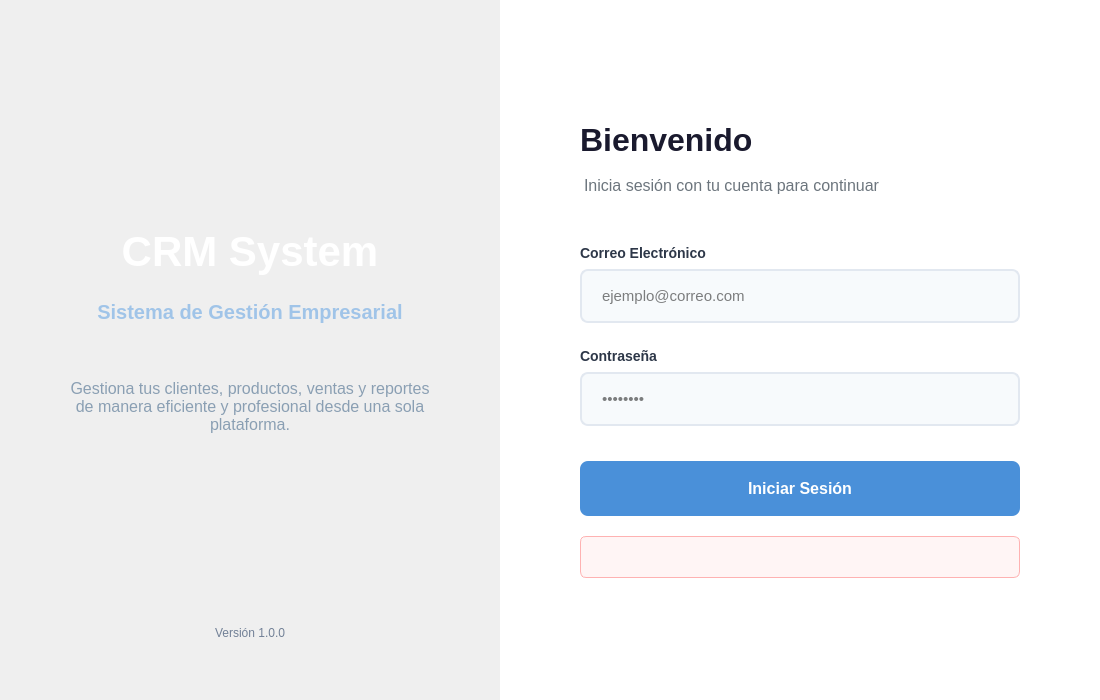
<?xml version="1.0" encoding="UTF-8"?>
<ui version="4.0">
 <class>LoginWindow</class>
 <widget class="QWidget" name="LoginWindow">
  <property name="geometry">
   <rect>
    <x>0</x>
    <y>0</y>
    <width>1100</width>
    <height>700</height>
   </rect>
  </property>
  <property name="minimumSize">
   <size>
    <width>1000</width>
    <height>600</height>
   </size>
  </property>
  <property name="windowTitle">
   <string>CRM - Sistema de Gestion</string>
  </property>
  <property name="styleSheet">
   <string notr="true">/* Estilos globales */
QWidget {
    font-family: &quot;Segoe UI&quot;, Arial, sans-serif;
}

/* Panel izquierdo con branding */
#leftPanel {
    background: qlineargradient(x1:0, y1:0, x2:1, y2:1,
                               stop:0 #1a1a2e, stop:0.5 #16213e, stop:1 #0f3460);
}

#brandTitle {
    font-size: 42px;
    font-weight: bold;
    color: #ffffff;
    padding: 0px;
}

#brandSubtitle {
    font-size: 20px;
    color: #a0c4e8;
    font-weight: 500;
}

#brandDescription {
    font-size: 16px;
    color: #8a9fb3;
    line-height: 1.6;
}

#brandIcon {
    font-size: 120px;
    color: #4a90d9;
}

/* Panel derecho con formulario */
#rightPanel {
    background-color: #ffffff;
}

#welcomeTitle {
    font-size: 32px;
    font-weight: bold;
    color: #1a1a2e;
}

#welcomeSubtitle {
    font-size: 16px;
    color: #6c757d;
    margin-top: 8px;
}

#emailLabel, #passwordLabel {
    font-size: 14px;
    font-weight: 600;
    color: #2d3748;
}

QLineEdit {
    padding: 15px 18px;
    border: 2px solid #e2e8f0;
    border-radius: 8px;
    font-size: 15px;
    background-color: #f7fafc;
}

QLineEdit:focus {
    border: 2px solid #4a90d9;
    background-color: #ffffff;
}

QLineEdit:hover {
    border: 2px solid #cbd5e0;
}

#loginBtn {
    padding: 16px;
    background-color: #4a90d9;
    color: white;
    border: none;
    border-radius: 8px;
    font-size: 16px;
    font-weight: 600;
}

#loginBtn:hover {
    background-color: #3a7bc8;
}

#loginBtn:pressed {
    background-color: #2a6bb8;
}

#loginBtn:disabled {
    background-color: #a0c4e8;
}

#errorLabel {
    color: #e53e3e;
    font-size: 14px;
    background-color: #fff5f5;
    border: 1px solid #feb2b2;
    border-radius: 6px;
    padding: 12px;
}

#hintLabel {
    color: #a0aec0;
    font-size: 13px;
    background-color: #f7fafc;
    border-radius: 6px;
    padding: 10px;
}

#versionLabel {
    color: #718096;
    font-size: 12px;
}</string>
  </property>
  <layout class="QHBoxLayout" name="mainLayout">
   <property name="spacing">
    <number>0</number>
   </property>
   <property name="leftMargin">
    <number>0</number>
   </property>
   <property name="topMargin">
    <number>0</number>
   </property>
   <property name="rightMargin">
    <number>0</number>
   </property>
   <property name="bottomMargin">
    <number>0</number>
   </property>
   <item>
    <widget class="QWidget" name="leftPanel" native="true">
     <property name="minimumSize">
      <size>
       <width>500</width>
       <height>0</height>
      </size>
     </property>
     <layout class="QVBoxLayout" name="leftPanelLayout">
      <property name="spacing">
       <number>25</number>
      </property>
      <property name="leftMargin">
       <number>60</number>
      </property>
      <property name="topMargin">
       <number>60</number>
      </property>
      <property name="rightMargin">
       <number>60</number>
      </property>
      <property name="bottomMargin">
       <number>60</number>
      </property>
      <item>
       <spacer name="leftTopSpacer">
        <property name="orientation">
         <enum>Qt::Vertical</enum>
        </property>
        <property name="sizeHint" stdset="0">
         <size>
          <width>20</width>
          <height>40</height>
         </size>
        </property>
       </spacer>
      </item>
      <item>
       <widget class="QLabel" name="brandTitle">
        <property name="text">
         <string>CRM System</string>
        </property>
        <property name="alignment">
         <set>Qt::AlignCenter</set>
        </property>
       </widget>
      </item>
      <item>
       <widget class="QLabel" name="brandSubtitle">
        <property name="text">
         <string>Sistema de Gestión Empresarial</string>
        </property>
        <property name="alignment">
         <set>Qt::AlignCenter</set>
        </property>
       </widget>
      </item>
      <item>
       <spacer name="brandSpacer">
        <property name="orientation">
         <enum>Qt::Vertical</enum>
        </property>
        <property name="sizeType">
         <enum>QSizePolicy::Fixed</enum>
        </property>
        <property name="sizeHint" stdset="0">
         <size>
          <width>20</width>
          <height>30</height>
         </size>
        </property>
       </spacer>
      </item>
      <item>
       <widget class="QLabel" name="brandDescription">
        <property name="text">
         <string>Gestiona tus clientes, productos, ventas y reportes de manera eficiente y profesional desde una sola plataforma.</string>
        </property>
        <property name="alignment">
         <set>Qt::AlignCenter</set>
        </property>
        <property name="wordWrap">
         <bool>true</bool>
        </property>
       </widget>
      </item>
      <item>
       <spacer name="leftBottomSpacer">
        <property name="orientation">
         <enum>Qt::Vertical</enum>
        </property>
        <property name="sizeHint" stdset="0">
         <size>
          <width>20</width>
          <height>40</height>
         </size>
        </property>
       </spacer>
      </item>
      <item>
       <widget class="QLabel" name="versionLabel">
        <property name="text">
         <string>Versión 1.0.0</string>
        </property>
        <property name="alignment">
         <set>Qt::AlignCenter</set>
        </property>
       </widget>
      </item>
     </layout>
    </widget>
   </item>
   <item>
    <widget class="QWidget" name="rightPanel" native="true">
     <layout class="QVBoxLayout" name="rightPanelLayout">
      <property name="spacing">
       <number>0</number>
      </property>
      <property name="leftMargin">
       <number>80</number>
      </property>
      <property name="topMargin">
       <number>60</number>
      </property>
      <property name="rightMargin">
       <number>80</number>
      </property>
      <property name="bottomMargin">
       <number>60</number>
      </property>
      <item>
       <spacer name="rightTopSpacer">
        <property name="orientation">
         <enum>Qt::Vertical</enum>
        </property>
        <property name="sizeHint" stdset="0">
         <size>
          <width>20</width>
          <height>60</height>
         </size>
        </property>
       </spacer>
      </item>
      <item>
       <widget class="QLabel" name="welcomeTitle">
        <property name="text">
         <string>Bienvenido</string>
        </property>
       </widget>
      </item>
      <item>
       <spacer name="titleSpacer">
        <property name="orientation">
         <enum>Qt::Vertical</enum>
        </property>
        <property name="sizeType">
         <enum>QSizePolicy::Fixed</enum>
        </property>
        <property name="sizeHint" stdset="0">
         <size>
          <width>20</width>
          <height>10</height>
         </size>
        </property>
       </spacer>
      </item>
      <item>
       <widget class="QLabel" name="welcomeSubtitle">
        <property name="text">
         <string>Inicia sesión con tu cuenta para continuar</string>
        </property>
       </widget>
      </item>
      <item>
       <spacer name="afterWelcomeSpacer">
        <property name="orientation">
         <enum>Qt::Vertical</enum>
        </property>
        <property name="sizeType">
         <enum>QSizePolicy::Fixed</enum>
        </property>
        <property name="sizeHint" stdset="0">
         <size>
          <width>20</width>
          <height>50</height>
         </size>
        </property>
       </spacer>
      </item>
      <item>
       <widget class="QLabel" name="emailLabel">
        <property name="text">
         <string>Correo Electrónico</string>
        </property>
       </widget>
      </item>
      <item>
       <spacer name="emailLabelSpacer">
        <property name="orientation">
         <enum>Qt::Vertical</enum>
        </property>
        <property name="sizeType">
         <enum>QSizePolicy::Fixed</enum>
        </property>
        <property name="sizeHint" stdset="0">
         <size>
          <width>20</width>
          <height>8</height>
         </size>
        </property>
       </spacer>
      </item>
      <item>
       <widget class="QLineEdit" name="emailInput">
        <property name="minimumSize">
         <size>
          <width>0</width>
          <height>50</height>
         </size>
        </property>
        <property name="placeholderText">
         <string>ejemplo@correo.com</string>
        </property>
       </widget>
      </item>
      <item>
       <spacer name="betweenFieldsSpacer">
        <property name="orientation">
         <enum>Qt::Vertical</enum>
        </property>
        <property name="sizeType">
         <enum>QSizePolicy::Fixed</enum>
        </property>
        <property name="sizeHint" stdset="0">
         <size>
          <width>20</width>
          <height>25</height>
         </size>
        </property>
       </spacer>
      </item>
      <item>
       <widget class="QLabel" name="passwordLabel">
        <property name="text">
         <string>Contraseña</string>
        </property>
       </widget>
      </item>
      <item>
       <spacer name="passwordLabelSpacer">
        <property name="orientation">
         <enum>Qt::Vertical</enum>
        </property>
        <property name="sizeType">
         <enum>QSizePolicy::Fixed</enum>
        </property>
        <property name="sizeHint" stdset="0">
         <size>
          <width>20</width>
          <height>8</height>
         </size>
        </property>
       </spacer>
      </item>
      <item>
       <widget class="QLineEdit" name="passwordInput">
        <property name="minimumSize">
         <size>
          <width>0</width>
          <height>50</height>
         </size>
        </property>
        <property name="echoMode">
         <enum>QLineEdit::Password</enum>
        </property>
        <property name="placeholderText">
         <string>••••••••</string>
        </property>
       </widget>
      </item>
      <item>
       <spacer name="beforeButtonSpacer">
        <property name="orientation">
         <enum>Qt::Vertical</enum>
        </property>
        <property name="sizeType">
         <enum>QSizePolicy::Fixed</enum>
        </property>
        <property name="sizeHint" stdset="0">
         <size>
          <width>20</width>
          <height>35</height>
         </size>
        </property>
       </spacer>
      </item>
      <item>
       <widget class="QPushButton" name="loginBtn">
        <property name="minimumSize">
         <size>
          <width>0</width>
          <height>55</height>
         </size>
        </property>
        <property name="cursor">
         <cursorShape>PointingHandCursor</cursorShape>
        </property>
        <property name="text">
         <string>Iniciar Sesión</string>
        </property>
       </widget>
      </item>
      <item>
       <spacer name="afterButtonSpacer">
        <property name="orientation">
         <enum>Qt::Vertical</enum>
        </property>
        <property name="sizeType">
         <enum>QSizePolicy::Fixed</enum>
        </property>
        <property name="sizeHint" stdset="0">
         <size>
          <width>20</width>
          <height>20</height>
         </size>
        </property>
       </spacer>
      </item>
      <item>
       <widget class="QLabel" name="errorLabel">
        <property name="visible">
         <bool>false</bool>
        </property>
        <property name="text">
         <string/>
        </property>
        <property name="alignment">
         <set>Qt::AlignLeading|Qt::AlignLeft|Qt::AlignVCenter</set>
        </property>
        <property name="wordWrap">
         <bool>true</bool>
        </property>
       </widget>
      </item>
      <item>
       <spacer name="rightBottomSpacer">
        <property name="orientation">
         <enum>Qt::Vertical</enum>
        </property>
        <property name="sizeHint" stdset="0">
         <size>
          <width>20</width>
          <height>40</height>
         </size>
        </property>
       </spacer>
      </item>
     </layout>
    </widget>
   </item>
  </layout>
 </widget>
 <resources/>
 <connections/>
</ui>
